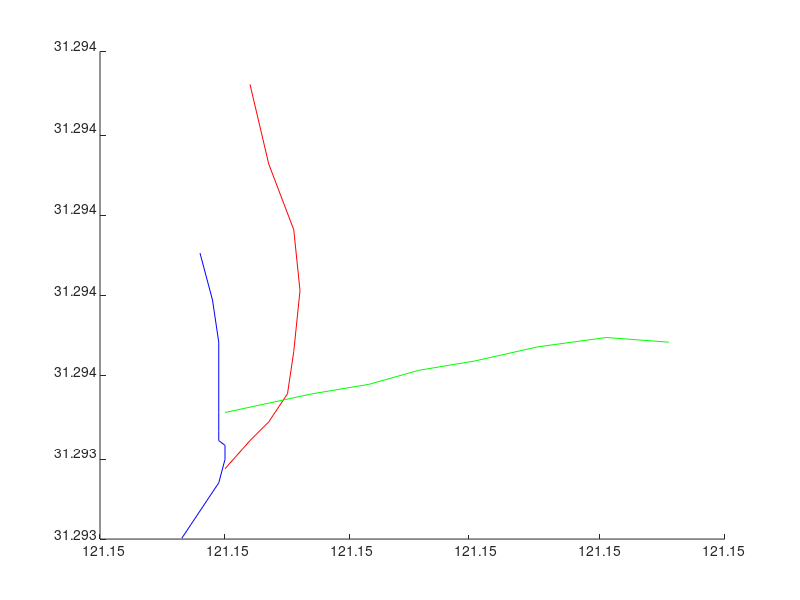
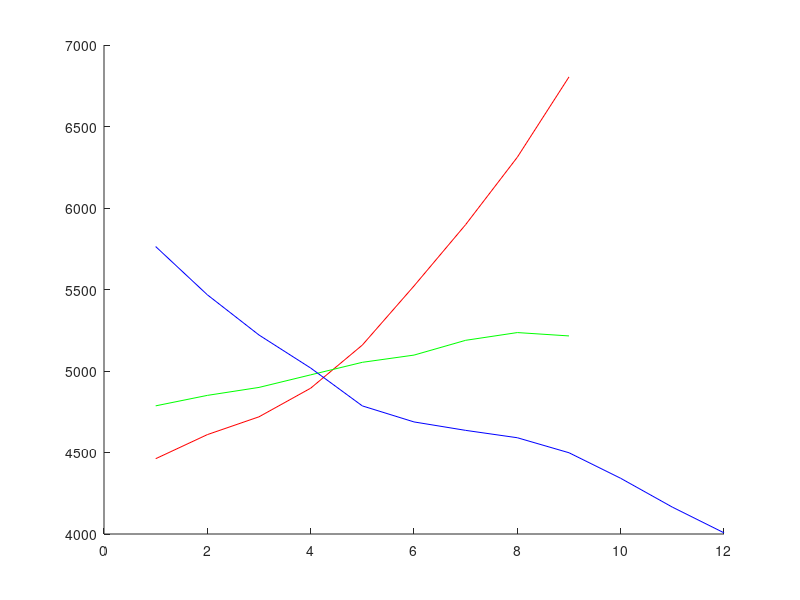

These charts were generated, in order, by the following MATLAB code:
function gps
gps_data = csvread('data/12.29.csv');
% gps_data = load('gps1.mat');
% gps_data = csvread('C:\Users\zhqch\Desktop\gps1.csv');
% gps_data = gps_data(3314:4314,:);
left = 3369:3377;
straight = 3679:3687;
right = 4196:4207;
% plot(gps_data(3314:4314,3), gps_data(3314:4314,2), 'color', 'black')
figure(1)
hold on;
plot(gps_data(left,3), gps_data(left,2), 'color', 'r');
plot(gps_data(straight,3), gps_data(straight,2), 'color', 'g');
plot(gps_data(right,3), gps_data(right,2), 'color', 'b');
figure(2)
hold on;
plot(1:length(left), gps_data(left,4)', 'color', 'r');
plot(1:length(straight), gps_data(straight,4)', 'color', 'g');
plot(1:length(right), gps_data(right,4)', 'color', 'b');